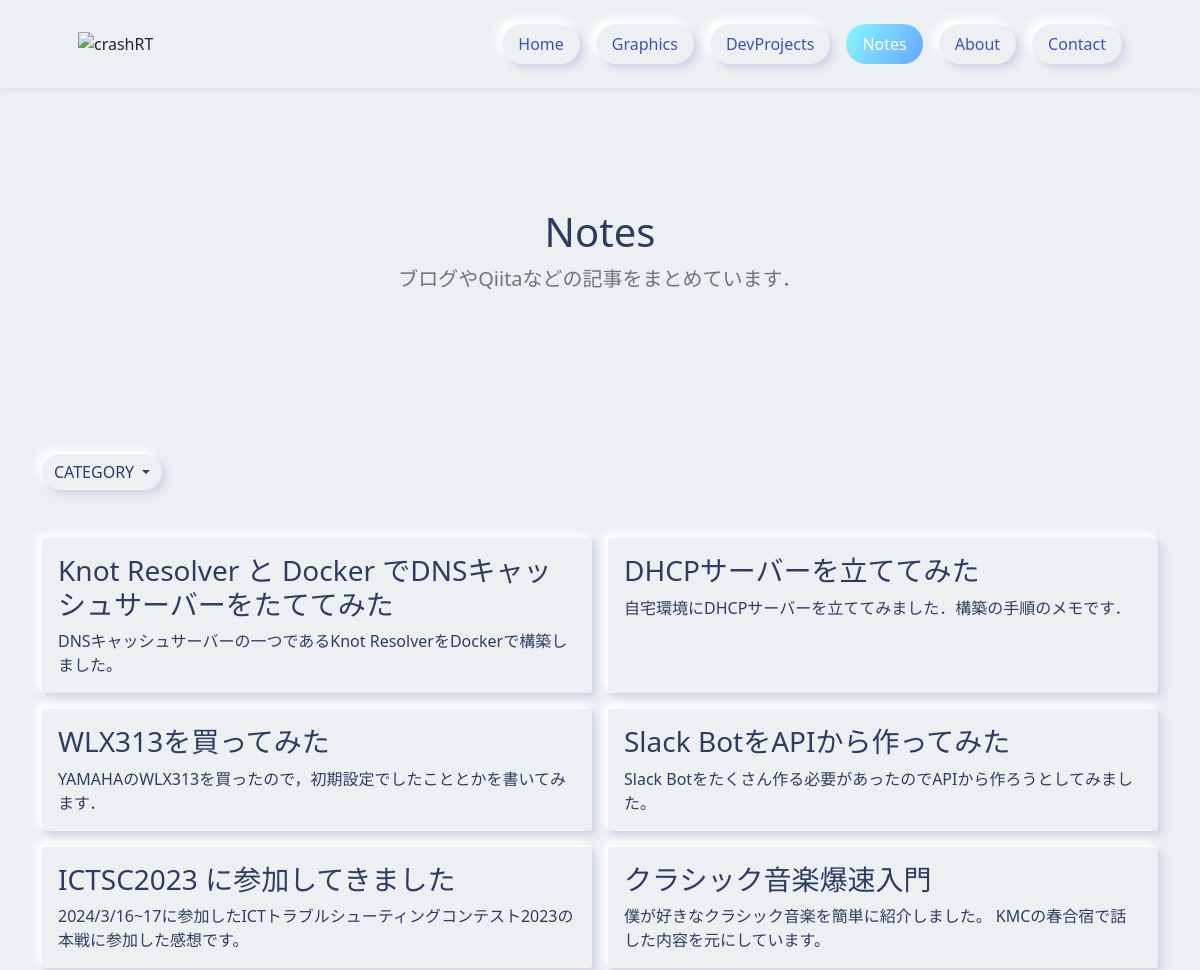
Page /notes/ (upper part) on the earlier database version.
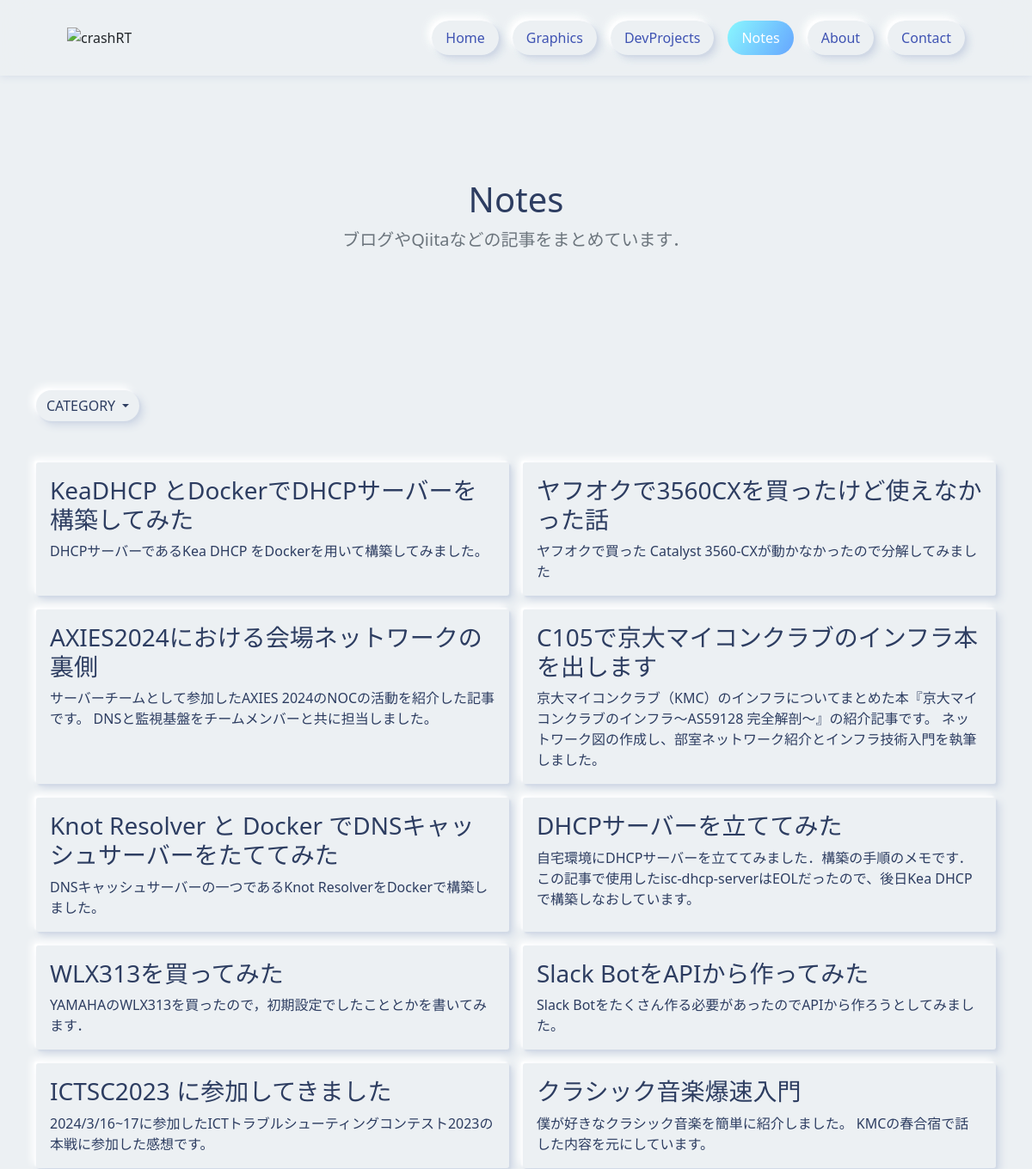
Same page on the later database version.
### notes/models.py (models this page shows, shortened)
class NotesModel(models.Model):
    title = models.CharField(max_length=100)
    date = models.DateField(blank=True, null=True)
    abstract = models.TextField()
    url = models.TextField()
    tag = models.CharField(
        max_length=30, choices=CATEGORY, null=True, blank=True)

### notes/views.py (the view)
# urls.py: path('', noteslistview, name='noteslist'),
def noteslistview(request):
    notes_list = NotesModel.objects.order_by("date").reverse()
    context = {
        'notes_list': notes_list,
        'taglist': tags
    }
    return render(request, 'notes/list.html', context)

### templates/notes/list.html (shortened to what this page needs)
{% extends 'base.html' %}
{% block content %}
{% include 'notes/header.html' %}
<main>
    <section class="py-5 text-center container">
        <div class="row py-lg-5">
            <div class="col-lg-6 col-md-8 mx-auto">
                <h1 class="fw-light"> Notes </h1>
                <p class="lead text-muted">ブログやQiitaなどの記事をまとめています．</p>
            </div>
        </div>
    </section>
    <div class="album py-5">
        <div class="container mb-5">
            <div class="dropdown">
                <button class="btn btn-secondary dropdown-toggle neu-shadow" type="button" data-bs-toggle="dropdown"
                    aria-expanded="false">
                    CATEGORY
                </button>
            </div>
        </div>
        <div class="container">
            <div class="row row-cols-1 row-cols-sm-2 g-3">
                {% for note in notes_list %}
                <div class="col">
                    <a href="{{note.url}}" class="text-reset text-decoration-none">
                        <div class="card neu-shadow h-100">
                            <div class="card-body">
                                <h3>{{note.title}}</h3>
                                <p class="card-text">{{note.abstract}}</p>
                            </div>
                        </div>
                    </a>
                </div>
                {% endfor %}
            </div>
        </div>
    </div>
</main>
{% endblock content %}

Differences in the rows shown:
added NotesModel: title "KeaDHCP とDockerでDHCPサーバーを構築してみた", abstract "DHCPサーバーであるKea DHCP をDockerを用いて構築してみました。"
added NotesModel: title "ヤフオクで3560CXを買ったけど使えなかった話", abstract "ヤフオクで買った Catalyst 3560-CXが動かなかったので分解してみました"
added NotesModel: title "AXIES2024における会場ネットワークの裏側", abstract "サーバーチームとして参加したAXIES 2024のNOCの活動を紹介した記事です。 DNSと監視基盤をチームメンバーと共に担当しました。"
added NotesModel: title "C105で京大マイコンクラブのインフラ本を出します", abstract "京大マイコンクラブ（KMC）のインフラについてまとめた本『京大マイコンクラブのインフラ～AS59128 完全解剖～』の紹介記事です。 ネットワーク図の作成し、部室ネットワーク紹介とインフラ技術入門を執筆しました。"
changed NotesModel "DHCPサーバーを立ててみた": abstract "自宅環境にDHCPサーバーを立ててみました．構築の手順のメモです．" → "自宅環境にDHCPサーバーを立ててみました．構築の手順のメモです． この記事で使用したisc-dhcp-serverはEOLだったので、後日Kea DHCPで構築しなおしています。"
